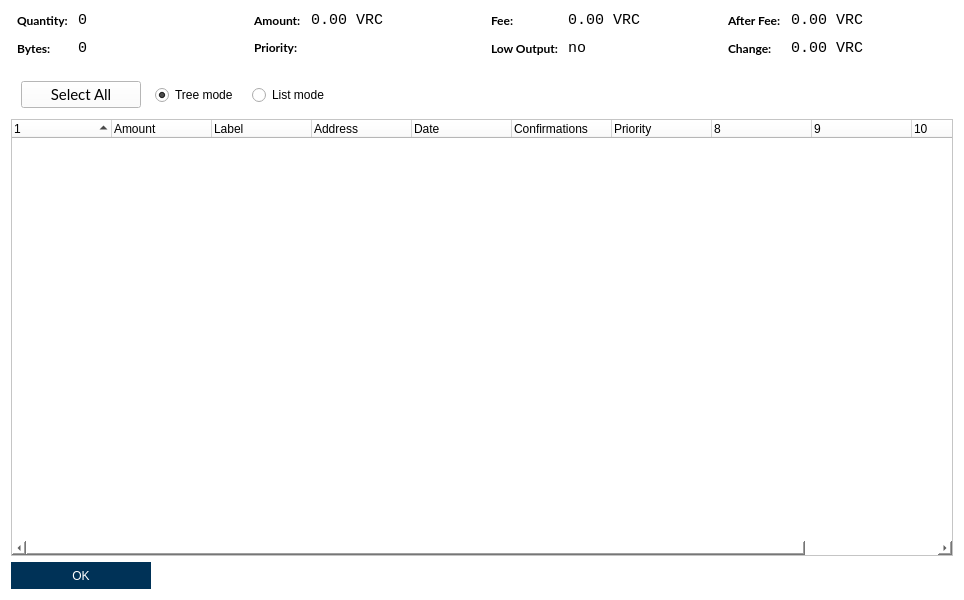
<?xml version="1.0" encoding="UTF-8"?>
<ui version="4.0">
 <class>CoinControlDialog</class>
 <widget class="QDialog" name="CoinControlDialog">
  <property name="geometry">
   <rect>
    <x>0</x>
    <y>0</y>
    <width>964</width>
    <height>600</height>
   </rect>
  </property>
  <property name="font">
   <font>
    <family>Lato</family>
   </font>
  </property>
  <property name="windowTitle">
   <string>Coin Control</string>
  </property>
  <property name="styleSheet">
   <string notr="true">background: white; color: black;</string>
  </property>
  <layout class="QVBoxLayout" name="verticalLayout">
   <item>
    <layout class="QHBoxLayout" name="horizontalLayoutTop" stretch="0,0,0,0">
     <property name="topMargin">
      <number>0</number>
     </property>
     <property name="bottomMargin">
      <number>10</number>
     </property>
     <item>
      <layout class="QFormLayout" name="formLayoutCoinControl1">
       <property name="horizontalSpacing">
        <number>10</number>
       </property>
       <property name="verticalSpacing">
        <number>10</number>
       </property>
       <property name="leftMargin">
        <number>6</number>
       </property>
       <property name="rightMargin">
        <number>6</number>
       </property>
       <item row="0" column="0">
        <widget class="QLabel" name="labelCoinControlQuantityText">
         <property name="styleSheet">
          <string notr="true">font-weight:bold;</string>
         </property>
         <property name="text">
          <string>Quantity:</string>
         </property>
        </widget>
       </item>
       <item row="0" column="1">
        <widget class="QLabel" name="labelCoinControlQuantity">
         <property name="font">
          <font>
           <family>Monospace</family>
           <pointsize>11</pointsize>
          </font>
         </property>
         <property name="cursor">
          <cursorShape>IBeamCursor</cursorShape>
         </property>
         <property name="contextMenuPolicy">
          <enum>Qt::ActionsContextMenu</enum>
         </property>
         <property name="text">
          <string>0</string>
         </property>
         <property name="textInteractionFlags">
          <set>Qt::LinksAccessibleByMouse|Qt::TextSelectableByKeyboard|Qt::TextSelectableByMouse</set>
         </property>
        </widget>
       </item>
       <item row="1" column="0">
        <widget class="QLabel" name="labelCoinControlBytesText">
         <property name="styleSheet">
          <string notr="true">font-weight:bold;</string>
         </property>
         <property name="text">
          <string>Bytes:</string>
         </property>
        </widget>
       </item>
       <item row="1" column="1">
        <widget class="QLabel" name="labelCoinControlBytes">
         <property name="font">
          <font>
           <family>Monospace</family>
           <pointsize>11</pointsize>
          </font>
         </property>
         <property name="cursor">
          <cursorShape>IBeamCursor</cursorShape>
         </property>
         <property name="contextMenuPolicy">
          <enum>Qt::ActionsContextMenu</enum>
         </property>
         <property name="text">
          <string>0</string>
         </property>
         <property name="textInteractionFlags">
          <set>Qt::LinksAccessibleByMouse|Qt::TextSelectableByKeyboard|Qt::TextSelectableByMouse</set>
         </property>
        </widget>
       </item>
      </layout>
     </item>
     <item>
      <layout class="QFormLayout" name="formLayoutCoinControl2">
       <property name="horizontalSpacing">
        <number>10</number>
       </property>
       <property name="verticalSpacing">
        <number>10</number>
       </property>
       <property name="leftMargin">
        <number>6</number>
       </property>
       <property name="rightMargin">
        <number>6</number>
       </property>
       <item row="0" column="0">
        <widget class="QLabel" name="labelCoinControlAmountText">
         <property name="styleSheet">
          <string notr="true">font-weight:bold;</string>
         </property>
         <property name="text">
          <string>Amount:</string>
         </property>
        </widget>
       </item>
       <item row="0" column="1">
        <widget class="QLabel" name="labelCoinControlAmount">
         <property name="font">
          <font>
           <family>Monospace</family>
           <pointsize>11</pointsize>
          </font>
         </property>
         <property name="cursor">
          <cursorShape>IBeamCursor</cursorShape>
         </property>
         <property name="contextMenuPolicy">
          <enum>Qt::ActionsContextMenu</enum>
         </property>
         <property name="text">
          <string>0.00 VRC</string>
         </property>
         <property name="textInteractionFlags">
          <set>Qt::LinksAccessibleByMouse|Qt::TextSelectableByKeyboard|Qt::TextSelectableByMouse</set>
         </property>
        </widget>
       </item>
       <item row="1" column="0">
        <widget class="QLabel" name="labelCoinControlPriorityText">
         <property name="styleSheet">
          <string notr="true">font-weight:bold;</string>
         </property>
         <property name="text">
          <string>Priority:</string>
         </property>
        </widget>
       </item>
       <item row="1" column="1">
        <widget class="QLabel" name="labelCoinControlPriority">
         <property name="font">
          <font>
           <family>Monospace</family>
           <pointsize>11</pointsize>
          </font>
         </property>
         <property name="cursor">
          <cursorShape>IBeamCursor</cursorShape>
         </property>
         <property name="contextMenuPolicy">
          <enum>Qt::ActionsContextMenu</enum>
         </property>
         <property name="text">
          <string/>
         </property>
         <property name="textInteractionFlags">
          <set>Qt::LinksAccessibleByMouse|Qt::TextSelectableByKeyboard|Qt::TextSelectableByMouse</set>
         </property>
        </widget>
       </item>
      </layout>
     </item>
     <item>
      <layout class="QFormLayout" name="formLayoutCoinControl3">
       <property name="horizontalSpacing">
        <number>10</number>
       </property>
       <property name="verticalSpacing">
        <number>10</number>
       </property>
       <property name="leftMargin">
        <number>6</number>
       </property>
       <property name="rightMargin">
        <number>6</number>
       </property>
       <item row="0" column="0">
        <widget class="QLabel" name="labelCoinControlFeeText">
         <property name="styleSheet">
          <string notr="true">font-weight:bold;</string>
         </property>
         <property name="text">
          <string>Fee:</string>
         </property>
        </widget>
       </item>
       <item row="0" column="1">
        <widget class="QLabel" name="labelCoinControlFee">
         <property name="font">
          <font>
           <family>Monospace</family>
           <pointsize>11</pointsize>
          </font>
         </property>
         <property name="cursor">
          <cursorShape>IBeamCursor</cursorShape>
         </property>
         <property name="contextMenuPolicy">
          <enum>Qt::ActionsContextMenu</enum>
         </property>
         <property name="text">
          <string>0.00 VRC</string>
         </property>
         <property name="textInteractionFlags">
          <set>Qt::LinksAccessibleByMouse|Qt::TextSelectableByKeyboard|Qt::TextSelectableByMouse</set>
         </property>
        </widget>
       </item>
       <item row="1" column="0">
        <widget class="QLabel" name="labelCoinControlLowOutputText">
         <property name="enabled">
          <bool>false</bool>
         </property>
         <property name="styleSheet">
          <string notr="true">font-weight:bold;</string>
         </property>
         <property name="text">
          <string>Low Output:</string>
         </property>
        </widget>
       </item>
       <item row="1" column="1">
        <widget class="QLabel" name="labelCoinControlLowOutput">
         <property name="enabled">
          <bool>false</bool>
         </property>
         <property name="font">
          <font>
           <family>Monospace</family>
           <pointsize>11</pointsize>
          </font>
         </property>
         <property name="cursor">
          <cursorShape>IBeamCursor</cursorShape>
         </property>
         <property name="contextMenuPolicy">
          <enum>Qt::ActionsContextMenu</enum>
         </property>
         <property name="text">
          <string>no</string>
         </property>
         <property name="textInteractionFlags">
          <set>Qt::LinksAccessibleByMouse|Qt::TextSelectableByKeyboard|Qt::TextSelectableByMouse</set>
         </property>
        </widget>
       </item>
      </layout>
     </item>
     <item>
      <layout class="QFormLayout" name="formLayoutCoinControl4">
       <property name="horizontalSpacing">
        <number>10</number>
       </property>
       <property name="verticalSpacing">
        <number>10</number>
       </property>
       <property name="leftMargin">
        <number>6</number>
       </property>
       <property name="rightMargin">
        <number>6</number>
       </property>
       <item row="0" column="0">
        <widget class="QLabel" name="labelCoinControlAfterFeeText">
         <property name="styleSheet">
          <string notr="true">font-weight:bold;</string>
         </property>
         <property name="text">
          <string>After Fee:</string>
         </property>
        </widget>
       </item>
       <item row="0" column="1">
        <widget class="QLabel" name="labelCoinControlAfterFee">
         <property name="font">
          <font>
           <family>Monospace</family>
           <pointsize>11</pointsize>
          </font>
         </property>
         <property name="cursor">
          <cursorShape>IBeamCursor</cursorShape>
         </property>
         <property name="contextMenuPolicy">
          <enum>Qt::ActionsContextMenu</enum>
         </property>
         <property name="text">
          <string>0.00 VRC</string>
         </property>
         <property name="textInteractionFlags">
          <set>Qt::LinksAccessibleByMouse|Qt::TextSelectableByKeyboard|Qt::TextSelectableByMouse</set>
         </property>
        </widget>
       </item>
       <item row="1" column="0">
        <widget class="QLabel" name="labelCoinControlChangeText">
         <property name="enabled">
          <bool>false</bool>
         </property>
         <property name="styleSheet">
          <string notr="true">font-weight:bold;</string>
         </property>
         <property name="text">
          <string>Change:</string>
         </property>
        </widget>
       </item>
       <item row="1" column="1">
        <widget class="QLabel" name="labelCoinControlChange">
         <property name="enabled">
          <bool>false</bool>
         </property>
         <property name="font">
          <font>
           <family>Monospace</family>
           <pointsize>11</pointsize>
          </font>
         </property>
         <property name="cursor">
          <cursorShape>IBeamCursor</cursorShape>
         </property>
         <property name="contextMenuPolicy">
          <enum>Qt::ActionsContextMenu</enum>
         </property>
         <property name="text">
          <string>0.00 VRC</string>
         </property>
         <property name="textInteractionFlags">
          <set>Qt::LinksAccessibleByMouse|Qt::TextSelectableByKeyboard|Qt::TextSelectableByMouse</set>
         </property>
        </widget>
       </item>
      </layout>
     </item>
    </layout>
   </item>
   <item>
    <widget class="QFrame" name="frame">
     <property name="minimumSize">
      <size>
       <width>0</width>
       <height>40</height>
      </size>
     </property>
     <widget class="QWidget" name="horizontalLayoutWidget">
      <property name="geometry">
       <rect>
        <x>10</x>
        <y>2</y>
        <width>781</width>
        <height>40</height>
       </rect>
      </property>
      <layout class="QHBoxLayout" name="horizontalLayoutPanel" stretch="0,0,0,0">
       <property name="spacing">
        <number>14</number>
       </property>
       <item>
        <widget class="QPushButton" name="pushButtonSelectAll">
         <property name="sizePolicy">
          <sizepolicy hsizetype="Maximum" vsizetype="Fixed">
           <horstretch>0</horstretch>
           <verstretch>0</verstretch>
          </sizepolicy>
         </property>
         <property name="minimumSize">
          <size>
           <width>120</width>
           <height>25</height>
          </size>
         </property>
         <property name="font">
          <font>
           <family>Lato</family>
           <pointsize>11</pointsize>
          </font>
         </property>
         <property name="styleSheet">
          <string notr="true"/>
         </property>
         <property name="text">
          <string>Select All</string>
         </property>
        </widget>
       </item>
       <item>
        <widget class="QRadioButton" name="radioTreeMode">
         <property name="sizePolicy">
          <sizepolicy hsizetype="Maximum" vsizetype="Fixed">
           <horstretch>0</horstretch>
           <verstretch>0</verstretch>
          </sizepolicy>
         </property>
         <property name="text">
          <string>Tree mode</string>
         </property>
         <property name="checked">
          <bool>true</bool>
         </property>
        </widget>
       </item>
       <item>
        <widget class="QRadioButton" name="radioListMode">
         <property name="sizePolicy">
          <sizepolicy hsizetype="Maximum" vsizetype="Fixed">
           <horstretch>0</horstretch>
           <verstretch>0</verstretch>
          </sizepolicy>
         </property>
         <property name="text">
          <string>List mode</string>
         </property>
        </widget>
       </item>
       <item>
        <spacer name="horizontalSpacer">
         <property name="orientation">
          <enum>Qt::Horizontal</enum>
         </property>
         <property name="sizeHint" stdset="0">
          <size>
           <width>40</width>
           <height>20</height>
          </size>
         </property>
        </spacer>
       </item>
      </layout>
     </widget>
    </widget>
   </item>
   <item>
    <widget class="CoinControlTreeWidget" name="treeWidget">
     <property name="contextMenuPolicy">
      <enum>Qt::CustomContextMenu</enum>
     </property>
     <property name="sortingEnabled">
      <bool>false</bool>
     </property>
     <property name="columnCount">
      <number>11</number>
     </property>
     <attribute name="headerShowSortIndicator" stdset="0">
      <bool>true</bool>
     </attribute>
     <attribute name="headerStretchLastSection">
      <bool>false</bool>
     </attribute>
     <column>
      <property name="text">
       <string/>
      </property>
     </column>
     <column>
      <property name="text">
       <string>Amount</string>
      </property>
     </column>
     <column>
      <property name="text">
       <string>Label</string>
      </property>
     </column>
     <column>
      <property name="text">
       <string>Address</string>
      </property>
     </column>
     <column>
      <property name="text">
       <string>Date</string>
      </property>
     </column>
     <column>
      <property name="text">
       <string>Confirmations</string>
      </property>
      <property name="toolTip">
       <string>Confirmed</string>
      </property>
     </column>
     <column>
      <property name="text">
       <string>Priority</string>
      </property>
     </column>
     <column>
      <property name="text">
       <string/>
      </property>
     </column>
     <column>
      <property name="text">
       <string/>
      </property>
     </column>
     <column>
      <property name="text">
       <string/>
      </property>
     </column>
     <column>
      <property name="text">
       <string/>
      </property>
     </column>
    </widget>
   </item>
   <item>
    <widget class="QDialogButtonBox" name="buttonBox">
     <property name="sizePolicy">
      <sizepolicy hsizetype="Maximum" vsizetype="Fixed">
       <horstretch>0</horstretch>
       <verstretch>0</verstretch>
      </sizepolicy>
     </property>
     <property name="minimumSize">
      <size>
       <width>120</width>
       <height>25</height>
      </size>
     </property>
     <property name="font">
      <font>
       <family>Lato</family>
       <pointsize>10</pointsize>
       <kerning>true</kerning>
      </font>
     </property>
     <property name="styleSheet">
      <string notr="true">QPushButton { background : #003257; width: 140; height: 27; border : none; color: white} 
QPushButton:hover { background : #418BCA; } 
QPushButton:pressed { background : #418BCA; }
QPushButton:disabled { background : #EBEBEB;  color: #666666;}</string>
     </property>
     <property name="orientation">
      <enum>Qt::Horizontal</enum>
     </property>
     <property name="standardButtons">
      <set>QDialogButtonBox::Ok</set>
     </property>
     <property name="centerButtons">
      <bool>true</bool>
     </property>
    </widget>
   </item>
  </layout>
 </widget>
 <customwidgets>
  <customwidget>
   <class>CoinControlTreeWidget</class>
   <extends>QTreeWidget</extends>
   <header>coincontroltreewidget.h</header>
  </customwidget>
 </customwidgets>
 <resources/>
 <connections/>
</ui>
